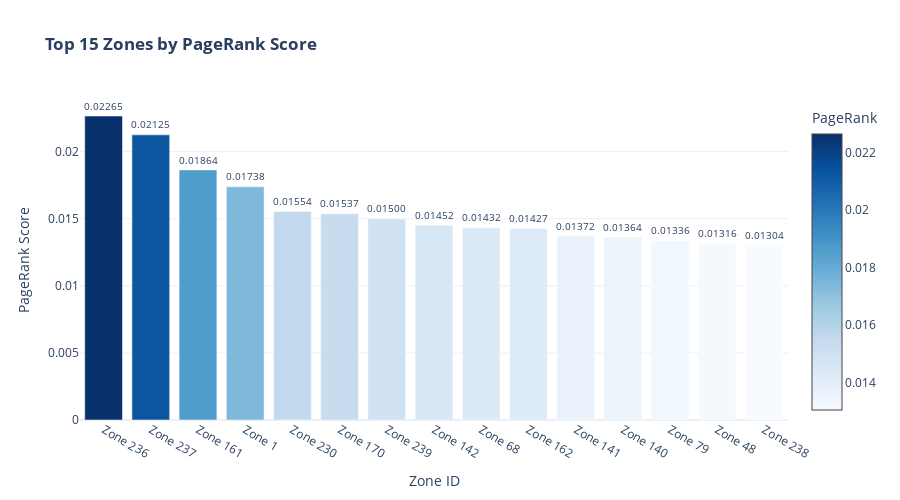

The cell this chart's notebook holds for it:
### Code cell
fig = go.Figure(data=[
    go.Bar(
        x=[f"Zone {z}" for z in pr_df['zone_id']],
        y=pr_df['pagerank'],
        marker=dict(
            color=pr_df['pagerank'],
            colorscale='Blues',
            showscale=True,
            colorbar=dict(title="PageRank")
        ),
        text=[f"{v:.5f}" for v in pr_df['pagerank']],
        textposition='outside'
    )
])

fig.update_layout(
    title="<b>Top 15 Zones by PageRank Score</b>",
    xaxis_title="Zone ID",
    yaxis_title="PageRank Score",
    template="plotly_white",
    height=500,
    showlegend=False
)
fig.show()

### Figure 1 — Plotly figure (JSON) as saved in the notebook; plotly's stock layout.template omitted (floating-point values rounded to 4 significant figures)
{"data": [{"marker": {"color": [0.02265, 0.02125, 0.01864, 0.01738, 0.01554, 0.01537, 0.015, 0.01452, 0.01432, 0.01427, 0.01372, 0.01364, 0.01336, 0.01316, 0.01304], "colorbar": {"title": {"text": "PageRank"}}, "colorscale": [[0, "rgb(247,251,255)"], [0.125, "rgb(222,235,247)"], [0.25, "rgb(198,219,239)"], [0.375, "rgb(158,202,225)"], [0.5, "rgb(107,174,214)"], [0.625, "rgb(66,146,198)"], [0.75, "rgb(33,113,181)"], [0.875, "rgb(8,81,156)"], [1, "rgb(8,48,107)"]], "showscale": true}, "text": ["0.02265", "0.02125", "0.01864", "0.01738", "0.01554", "0.01537", "0.01500", "0.01452", "0.01432", "0.01427", "0.01372", "0.01364", "0.01336", "0.01316", "0.01304"], "textposition": "outside", "type": "bar", "x": ["Zone 236", "Zone 237", "Zone 161", "Zone 1", "Zone 230", "Zone 170", "Zone 239", "Zone 142", "Zone 68", "Zone 162", "Zone 141", "Zone 140", "Zone 79", "Zone 48", "Zone 238"], "y": [0.02265, 0.02125, 0.01864, 0.01738, 0.01554, 0.01537, 0.015, 0.01452, 0.01432, 0.01427, 0.01372, 0.01364, 0.01336, 0.01316, 0.01304]}], "layout": {"height": 500, "showlegend": false, "title": {"text": "<b>Top 15 Zones by PageRank Score</b>"}, "xaxis": {"title": {"text": "Zone ID"}}, "yaxis": {"title": {"text": "PageRank Score"}}}}
